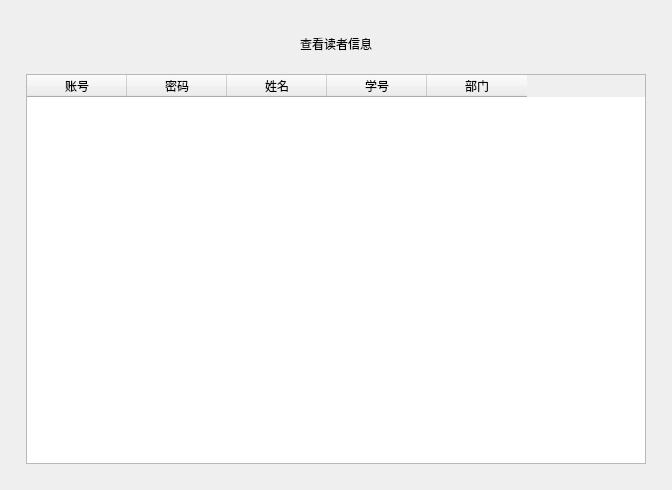
<?xml version="1.0" encoding="UTF-8"?>
<ui version="4.0">
 <class>AdminSearchReader</class>
 <widget class="QWidget" name="AdminSearchReader">
  <property name="geometry">
   <rect>
    <x>0</x>
    <y>0</y>
    <width>672</width>
    <height>490</height>
   </rect>
  </property>
  <property name="windowTitle">
   <string>查看读者信息</string>
  </property>
  <layout class="QHBoxLayout" name="horizontalLayout">
   <property name="topMargin">
    <number>35</number>
   </property>
   <item>
    <layout class="QVBoxLayout" name="verticalLayout_2">
     <item>
      <widget class="TitleLabel" name="TitleLabel">
       <property name="text">
        <string>查看读者信息</string>
       </property>
       <property name="alignment">
        <set>Qt::AlignCenter</set>
       </property>
      </widget>
     </item>
     <item>
      <widget class="CardWidget" name="CardWidget">
       <layout class="QVBoxLayout" name="verticalLayout">
        <property name="spacing">
         <number>15</number>
        </property>
        <property name="leftMargin">
         <number>15</number>
        </property>
        <property name="topMargin">
         <number>15</number>
        </property>
        <property name="rightMargin">
         <number>15</number>
        </property>
        <property name="bottomMargin">
         <number>15</number>
        </property>
        <item>
         <widget class="TableWidget" name="readerList">
          <column>
           <property name="text">
            <string>账号</string>
           </property>
          </column>
          <column>
           <property name="text">
            <string>密码</string>
           </property>
          </column>
          <column>
           <property name="text">
            <string>姓名</string>
           </property>
          </column>
          <column>
           <property name="text">
            <string>学号</string>
           </property>
          </column>
          <column>
           <property name="text">
            <string>部门</string>
           </property>
          </column>
         </widget>
        </item>
       </layout>
      </widget>
     </item>
    </layout>
   </item>
  </layout>
 </widget>
 <customwidgets>
  <customwidget>
   <class>CardWidget</class>
   <extends>QFrame</extends>
   <header>qfluentwidgets</header>
   <container>1</container>
  </customwidget>
  <customwidget>
   <class>TitleLabel</class>
   <extends>QLabel</extends>
   <header>qfluentwidgets</header>
  </customwidget>
  <customwidget>
   <class>TableWidget</class>
   <extends>QTableWidget</extends>
   <header>qfluentwidgets</header>
  </customwidget>
 </customwidgets>
 <resources/>
 <connections/>
</ui>
